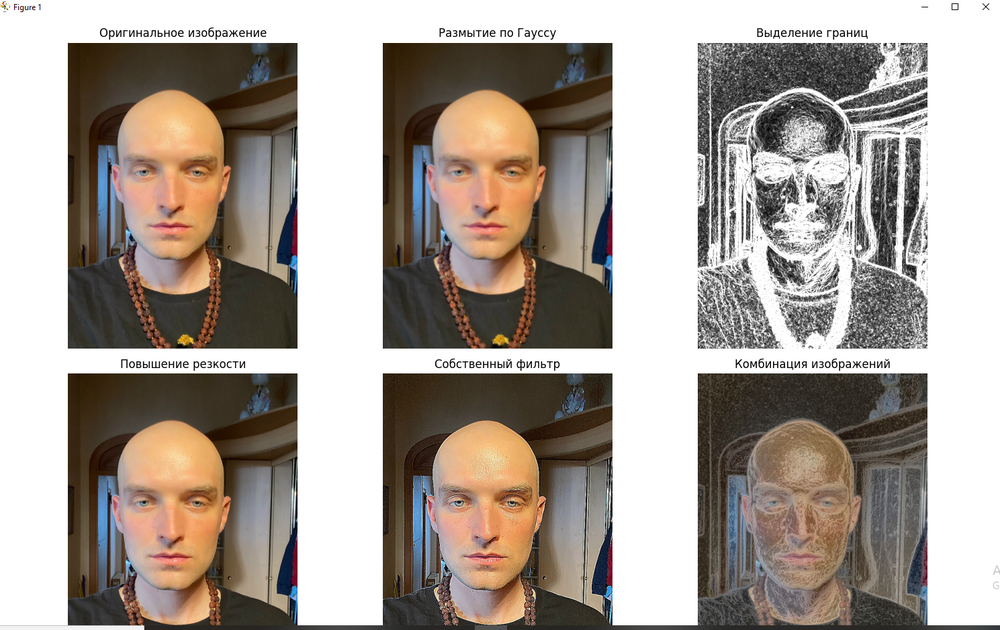
#> input picture face1.png, 1000 x 630 px, shrunk from 1489 x 938 before the run, given in place of the camera
$ python 'lab 3.py'
#> lines starting #> are read from the running program, lines starting #| are printed output that depends on the picture; after the words box and inside, x2 and y2 are one past the last pixel; in counts of white or black regions, pixels touching at a corner belong together
#> in main, frame is the input picture: shape (630, 1000, 3); mean B, G, R 151.4, 159.4, 168.6
import cv2
import numpy as np
import time

class SocialRobot:
    def __init__(self):
        # Загрузка каскадов для обнаружения
        self.face_cascade = cv2.CascadeClassifier(cv2.data.haarcascades + 'haarcascade_frontalface_default.xml')
        self.eye_cascade = cv2.CascadeClassifier(cv2.data.haarcascades + 'haarcascade_eye.xml')
        self.smile_cascade = cv2.CascadeClassifier(cv2.data.haarcascades + 'haarcascade_smile.xml')

        # Состояния пользователя
        self.smiling = False
        self.eyes_open = False
        self.face_detected = False
        self.message = "Подойдите ближе к камере"

        # Переменные для FPS
        self.prev_time = 0
        self.fps = 0
        self.frame_count = 0

    def calculate_fps(self):
        """Вычисление FPS"""
        current_time = time.time()
        time_diff = current_time - self.prev_time

        if time_diff > 0:
            self.fps = 1.0 / time_diff

        self.prev_time = current_time
        return self.fps

    def detect_face_features(self, frame):
        gray = cv2.cvtColor(frame, cv2.COLOR_BGR2GRAY)
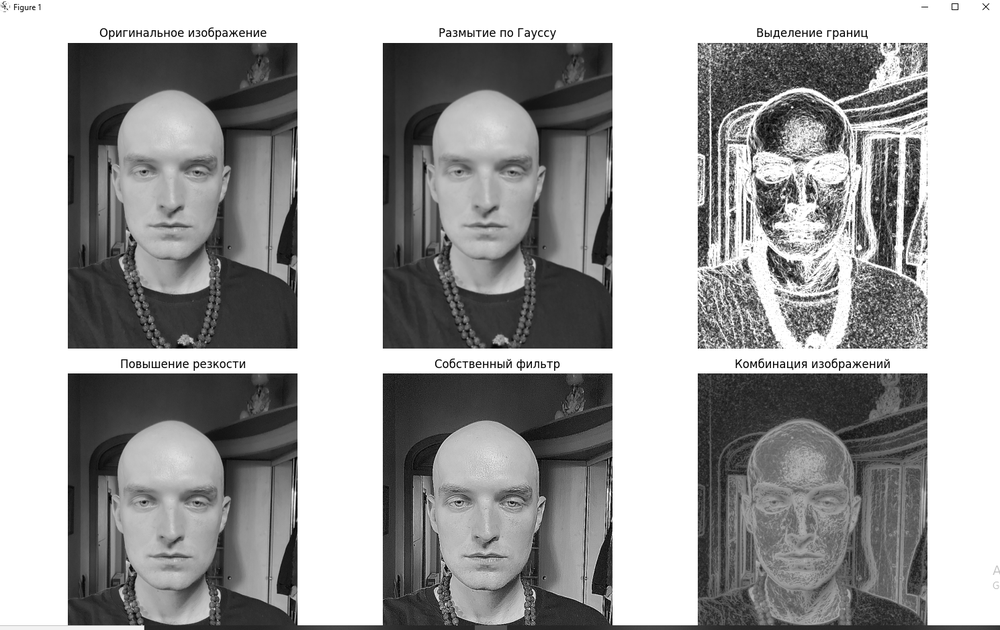
#> gray: shape (630, 1000); min 0, max 255, mean 161.2

        # Обнаружение лиц
        faces = self.face_cascade.detectMultiScale(
            gray,
            scaleFactor=1.3,
            minNeighbors=5,
            minSize=(30, 30)
        )
#> faces = [[408, 109, 154, 154], [95, 109, 153, 153], [411, 441, 150, 150], [97, 442, 150, 150], [717, 424, 164, 164]]

        self.smiling = False
        self.eyes_open = False
        self.face_detected = len(faces) > 0
#> self.face_detected = True
        self.message = ""

        if self.face_detected:
            for (x, y, w, h) in faces:
                # Рисуем прямоугольник вокруг лица
                cv2.rectangle(frame, (x, y), (x+w, y+h), (255, 0, 0), 2)
                cv2.putText(frame, "Face", (x, y-10),
                           cv2.FONT_HERSHEY_SIMPLEX, 0.6, (255, 0, 0), 2)

                # Область лица для поиска глаз и улыбки
                roi_gray = gray[y:y+h, x:x+w]
                roi_color = frame[y:y+h, x:x+w]

                # Обнаружение улыбки
                smiles = self.smile_cascade.detectMultiScale(
                    roi_gray,
                    scaleFactor=1.8,
                    minNeighbors=20,
                    minSize=(25, 25)
                )

                if len(smiles) > 0:
                    self.smiling = True
                    for (sx, sy, sw, sh) in smiles:
                        cv2.rectangle(roi_color, (sx, sy), (sx+sw, sy+sh), (0, 255, 0), 2)
                        cv2.putText(roi_color, "Smile", (sx, sy-10),
                                   cv2.FONT_HERSHEY_SIMPLEX, 0.5, (0, 255, 0), 2)

                # Обнаружение глаз
                eyes = self.eye_cascade.detectMultiScale(
                    roi_gray,
                    scaleFactor=1.1,
                    minNeighbors=5,
                    minSize=(20, 20)
                )

                open_eyes_count = 0
                for (ex, ey, ew, eh) in eyes:
                    # Проверяем, что это действительно глаза (расположены в верхней части лица)
                    if ey < h/2:
                        open_eyes_count += 1
                        cv2.rectangle(roi_color, (ex, ey), (ex+ew, ey+eh), (0, 0, 255), 2)
                        cv2.putText(roi_color, "Eye", (ex, ey-10),
                                   cv2.FONT_HERSHEY_SIMPLEX, 0.5, (0, 0, 255), 2)

                self.eyes_open = (open_eyes_count >= 2)

                # Определяем сообщение для пользователя
                if not self.smiling and not self.eyes_open:
                    self.message = "Улыбнись и открой глаза"
                elif not self.smiling:
                    self.message = "Улыбнись"
                elif not self.eyes_open:
                    self.message = "Открой глаза"
                else:
                    self.message = "Отлично! Приветствую!"

                # Добавляем информацию о состоянии
                status_text = f"Smile: {'YES' if self.smiling else 'NO'}, Eyes: {'OPEN' if self.eyes_open else 'CLOSED'}"
                cv2.putText(frame, status_text, (x, y-40),
                           cv2.FONT_HERSHEY_SIMPLEX, 0.6, (255, 255, 255), 2)
#> this loop made 5 passes
#> (x, y, w, h, eyes, self.eyes_open, self.message, status_text) on passes 1 to 4: (408, 109, 154, 154, [[33, 44, 36, 36], [86, 43, 34, 34]], True, 'Улыбнись', 'Smile: NO, Eyes: OPEN'), (95, 109, 153, 153, [[30, 42, 36, 36], [77, 36, 44, 44]], True, 'Улыбнись', 'Smile: NO, Eyes: OPEN'), (411, 441, 150, 150, [[30, 42, 36, 36]], False, 'Улыбнись и открой глаза', 'Smile: NO, Eyes: CLOSED'), (97, 442, 150, 150, [[29, 41, 34, 34], [76, 31, 46, 46]], True, 'Улыбнись', 'Smile: NO, Eyes: OPEN')
#> pass 1, in detect_face_features, `roi_color = frame[y:y+h, x:x+w]`:
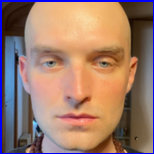
#> roi_color: shape (154, 154, 3); mean B, G, R 108.3, 123.2, 157.4
#> after the loop:
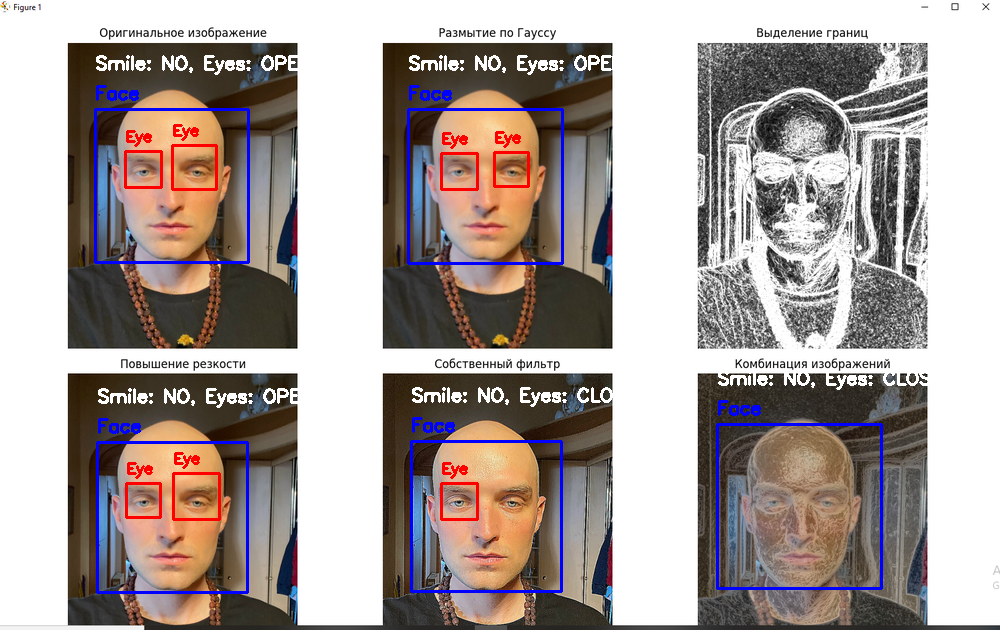
#> frame: shape (630, 1000, 3); 3.53% of pixels changed, all inside (x1, y1, x2, y2) = (94, 55, 930, 594)
#> after the loop:
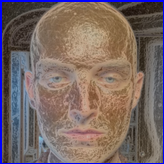
#> roi_color: shape (164, 164, 3); mean B, G, R 100.5, 104.1, 121
#> after the loop:
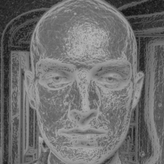
#> roi_gray: shape (164, 164); min 17, max 181, mean 110.7

        else:
            self.message = "Лицо не обнаружено. Подойдите ближе"

        return frame

    def display_interface(self, frame):
        """Создание интерфейса с сообщениями робота и FPS"""
        # Создаем копию кадра для интерфейса
        interface_frame = frame.copy()

        # Добавляем фон для текста
        overlay = interface_frame.copy()
        cv2.rectangle(overlay, (0, 0), (interface_frame.shape[1], 100), (0, 0, 0), -1)
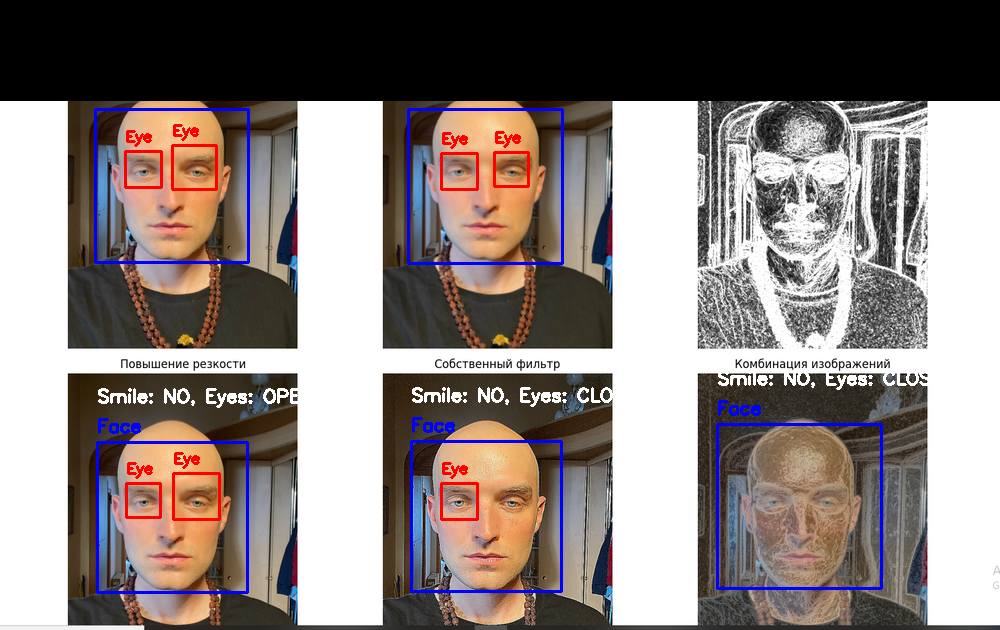
#> overlay: shape (630, 1000, 3); 16.03% of pixels changed, all inside (x1, y1, x2, y2) = (0, 0, 1000, 101)
        cv2.addWeighted(overlay, 0.6, interface_frame, 0.4, 0, interface_frame)

        # Отображаем FPS в левом верхнем углу
        fps_text = f"FPS: {self.fps:.1f}"
        cv2.putText(interface_frame, fps_text, (10, 25),
                   cv2.FONT_HERSHEY_SIMPLEX, 0.7, (0, 255, 255), 2)

        # Сообщение робота
        cv2.putText(interface_frame, "Робот:", (10, 55),
                   cv2.FONT_HERSHEY_SIMPLEX, 0.7, (255, 255, 255), 2)

        # Цвет сообщения в зависимости от состояния
        message_color = (0, 255, 0) if (self.smiling and self.eyes_open) else (0, 165, 255)
#> message_color = (0, 165, 255)
        cv2.putText(interface_frame, self.message, (10, 85),
                   cv2.FONT_HERSHEY_SIMPLEX, 0.8, message_color, 2)

        # Инструкция для пользователя
        cv2.putText(interface_frame, "Нажмите 'q' для выхода",
                   (10, interface_frame.shape[0] - 10),
                   cv2.FONT_HERSHEY_SIMPLEX, 0.5, (255, 255, 255), 1)
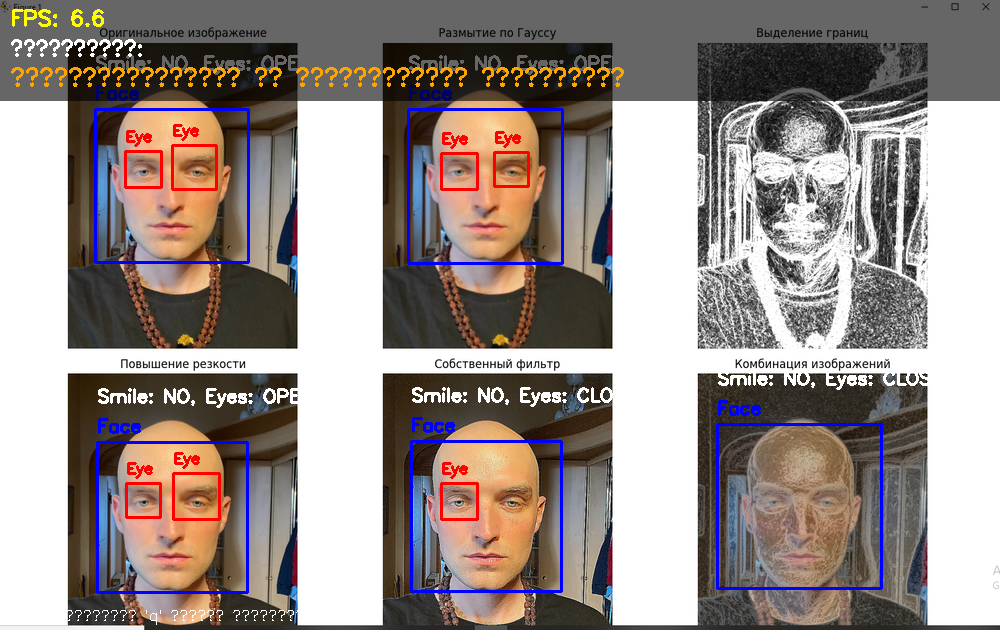
#> interface_frame: shape (630, 1000, 3); mean B, G, R 138.4, 142.2, 152.8

        return interface_frame

def main():
    robot = SocialRobot()
    cap = cv2.VideoCapture(0)

    # Устанавливаем начальное время для FPS
    robot.prev_time = time.time()

    print("Социальный робот активирован!")
    print("Инструкции:")
    print("- Подойдите к камере")
    print("- Улыбнитесь")
    print("- Откройте глаза")
    print("- Нажмите 'q' для выхода")
    print("- FPS отображается в левом верхнем углу")

    frame_count = 0
    start_time = time.time()

    # Создаем окно с фиксированным названием
    window_name = 'Social Robot Interface'
    cv2.namedWindow(window_name, cv2.WINDOW_NORMAL)

    while True:
        ret, frame = cap.read()
        if not ret:
            print("Ошибка получения кадра с камеры")
            break

        frame_count += 1

        # Вычисляем FPS
        robot.calculate_fps()

        # Обрабатываем кадр
        processed_frame = robot.detect_face_features(frame)

        # Создаем интерфейс
        interface_frame = robot.display_interface(processed_frame)

        # Отображаем результат в том же окне
        cv2.imshow(window_name, interface_frame)

        # Выход по нажатию 'q'
        if cv2.waitKey(1) & 0xFF == ord('q'):
#> (key q is pressed here)
            break

    # Вычисляем средний FPS за все время работы
    end_time = time.time()
    total_time = end_time - start_time
    average_fps = frame_count / total_time if total_time > 0 else 0

    print(f"\nСтатистика работы:")
    print(f"Общее время работы: {total_time:.2f} секунд")
    print(f"Обработано кадров: {frame_count}")
    print(f"Средний FPS: {average_fps:.2f}")

    cap.release()
    cv2.destroyAllWindows()
    print("Работа робота завершена")

if __name__ == "__main__":
    main()

$ run again, on face3.png
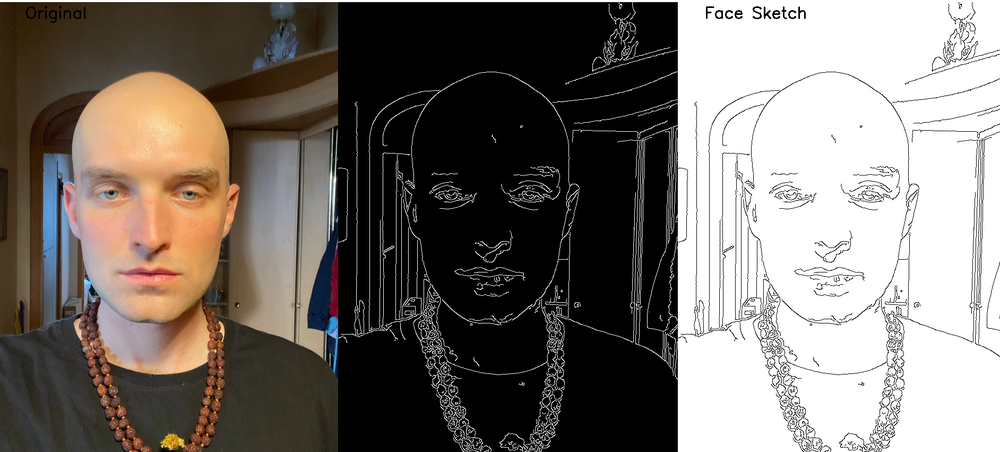
#> input picture face3.png, 1000 x 452 px, shrunk from 1884 x 851 before the run, given in place of the camera
#> in main, frame is the input picture: shape (452, 1000, 3); mean B, G, R 107.6, 113.4, 119.9
#> faces = [[37, 96, 233, 233], [731, 121, 196, 196]]
#> self.face_detected = True
#> the loop in detect_face_features, `for (x, y, w, h) in faces:` made 2 passes
#> (x, y, w, h, eyes, self.eyes_open, self.message) on pass 1: (37, 96, 233, 233, [[49, 70, 49, 49], [124, 65, 55, 55]], True, 'Улыбнись')
#> in display_interface, `cv2.rectangle(overlay, (0, 0), (interface_frame.shape[1], 100), (0, 0,..`:
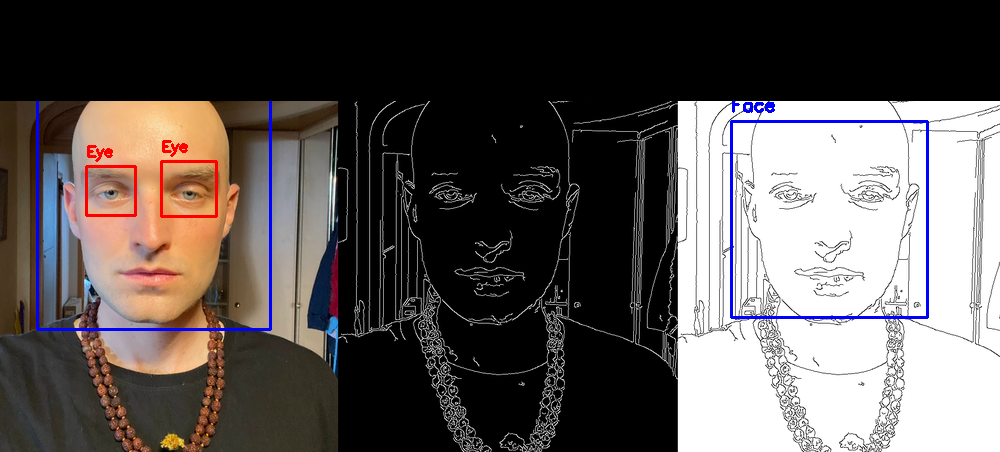
#> overlay: shape (452, 1000, 3); mean B, G, R 86.1, 87.7, 93.9
#> message_color = (0, 165, 255)
#> in display_interface, `cv2.putText(interface_frame, "Нажмите 'q' для выхода", (10, interface_..`:
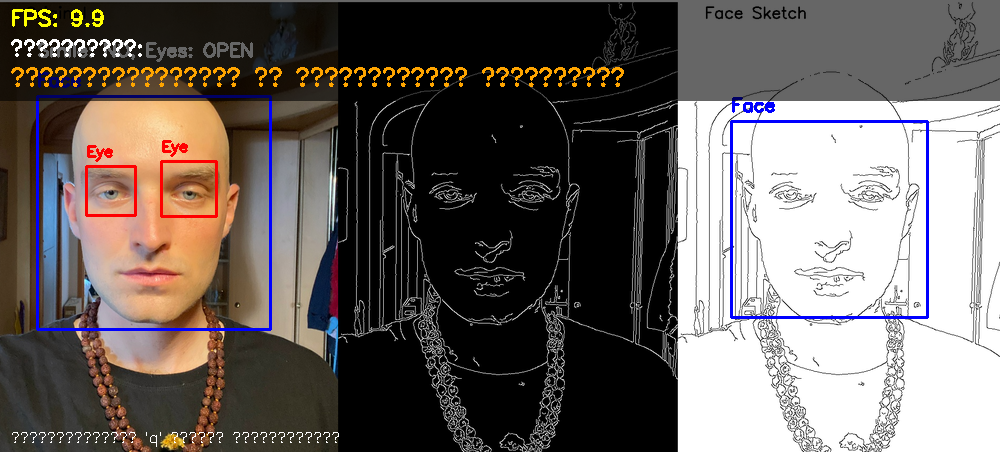
#> interface_frame: shape (452, 1000, 3); mean B, G, R 96, 99.4, 106.7
